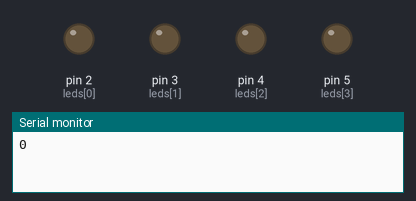
Simulated run of this sketch. Board: Arduino Uno, built with avr-gcc and run on an emulated ATmega328P. Parts: output pins drawn as LEDs (lit = HIGH), the last lines printed to the serial monitor.

Above: at 0.1 s.
At 4.1 s:
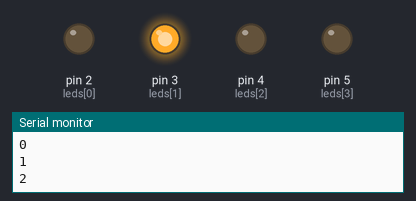
At 8.1 s:
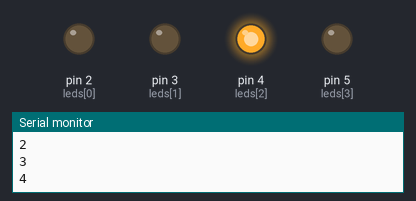
At 18.1 s:
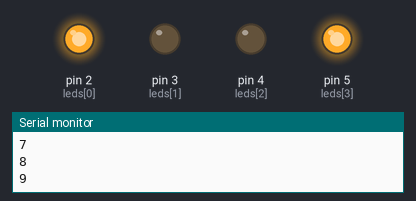
At 28.1 s:
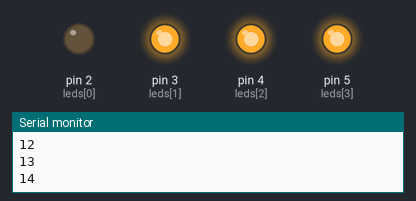
At 38.1 s:
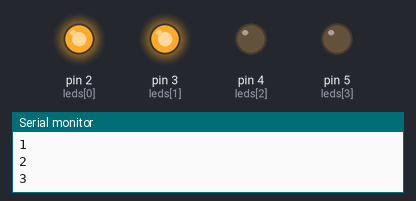
Timing chart, 0 to 39.6 s (numbered marks = the images above):
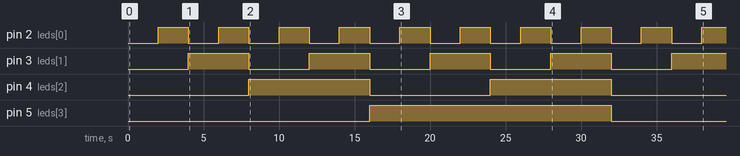

The sketch:

BinaryAbacus.ino
```cpp
const int leds[] = {2, 3, 4, 5};
const int numLeds = 4;
int mainCounter = 0;

void setup() {
  for (int i = 0; i < numLeds; i++) {
    pinMode(leds[i], OUTPUT);
  }
  Serial.begin(9600);
}

void loop() {
  Serial.println(mainCounter);
  showBinary(mainCounter);
  delay(2000);

  mainCounter++;
  if (mainCounter > 15) {
    mainCounter = 0;
  }
}

void showBinary(int value) {
  for (int i = 0; i < numLeds; i++) {
    digitalWrite(leds[i], (value >> i) & 1);
  }
}
```

Measured:
- by itself, pin 2 (leds[0]): alternates HIGH for 2.0 s and LOW for 2.0 s
- by itself, pin 3 (leds[1]): alternates HIGH for 4.0 s and LOW for 4.0 s
- by itself, pin 4 (leds[2]): alternates HIGH for 8.0 s and LOW for 8.0 s
- by itself, pin 5 (leds[3]): LOW → HIGH at 16.0 s, → LOW 16.0 s later
